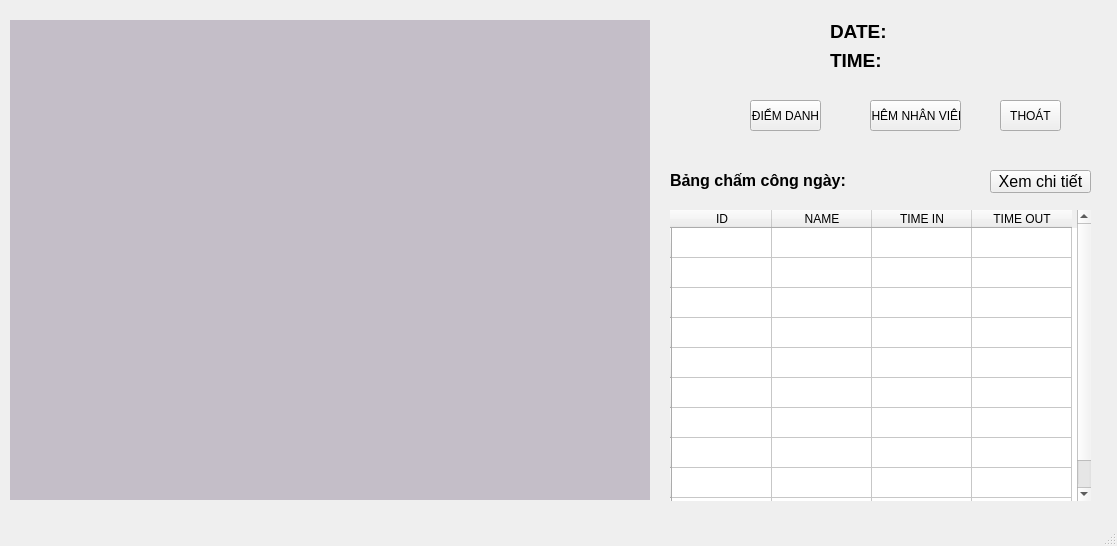
<?xml version="1.0" encoding="UTF-8"?>
<ui version="4.0">
 <class>MainWindow</class>
 <widget class="QMainWindow" name="MainWindow">
  <property name="geometry">
   <rect>
    <x>0</x>
    <y>0</y>
    <width>1117</width>
    <height>546</height>
   </rect>
  </property>
  <property name="windowTitle">
   <string>MainWindow</string>
  </property>
  <widget class="QWidget" name="centralwidget">
   <widget class="QPushButton" name="pushButton_5">
    <property name="enabled">
     <bool>true</bool>
    </property>
    <property name="geometry">
     <rect>
      <x>990</x>
      <y>170</y>
      <width>101</width>
      <height>23</height>
     </rect>
    </property>
    <property name="font">
     <font>
      <pointsize>12</pointsize>
     </font>
    </property>
    <property name="focusPolicy">
     <enum>Qt::NoFocus</enum>
    </property>
    <property name="toolTip">
     <string>&lt;html&gt;&lt;head/&gt;&lt;body&gt;&lt;p&gt;&lt;br/&gt;&lt;/p&gt;&lt;/body&gt;&lt;/html&gt;</string>
    </property>
    <property name="autoFillBackground">
     <bool>true</bool>
    </property>
    <property name="styleSheet">
     <string notr="true"/>
    </property>
    <property name="text">
     <string>Xem chi tiết</string>
    </property>
    <property name="checkable">
     <bool>true</bool>
    </property>
    <property name="autoRepeatDelay">
     <number>300</number>
    </property>
    <property name="autoDefault">
     <bool>false</bool>
    </property>
    <property name="default">
     <bool>false</bool>
    </property>
    <property name="flat">
     <bool>false</bool>
    </property>
   </widget>
   <widget class="QLabel" name="imgLabel">
    <property name="geometry">
     <rect>
      <x>10</x>
      <y>20</y>
      <width>640</width>
      <height>480</height>
     </rect>
    </property>
    <property name="layoutDirection">
     <enum>Qt::LeftToRight</enum>
    </property>
    <property name="autoFillBackground">
     <bool>false</bool>
    </property>
    <property name="styleSheet">
     <string notr="true">background-color: rgb(196, 190, 200);</string>
    </property>
    <property name="frameShadow">
     <enum>QFrame::Sunken</enum>
    </property>
    <property name="text">
     <string/>
    </property>
    <property name="margin">
     <number>0</number>
    </property>
   </widget>
   <widget class="QPushButton" name="pushButton_2">
    <property name="geometry">
     <rect>
      <x>870</x>
      <y>100</y>
      <width>91</width>
      <height>31</height>
     </rect>
    </property>
    <property name="text">
     <string>THÊM NHÂN VIÊN</string>
    </property>
   </widget>
   <widget class="QPushButton" name="pushButton_3">
    <property name="geometry">
     <rect>
      <x>1000</x>
      <y>100</y>
      <width>61</width>
      <height>31</height>
     </rect>
    </property>
    <property name="text">
     <string>THOÁT</string>
    </property>
   </widget>
   <widget class="QPushButton" name="pushButton">
    <property name="geometry">
     <rect>
      <x>750</x>
      <y>100</y>
      <width>71</width>
      <height>31</height>
     </rect>
    </property>
    <property name="text">
     <string>ĐIỂM DANH</string>
    </property>
   </widget>
   <widget class="QWidget" name="layoutWidget">
    <property name="geometry">
     <rect>
      <x>670</x>
      <y>160</y>
      <width>301</width>
      <height>41</height>
     </rect>
    </property>
    <layout class="QHBoxLayout" name="horizontalLayout">
     <item>
      <widget class="QLabel" name="label_3">
       <property name="font">
        <font>
         <pointsize>12</pointsize>
         <weight>75</weight>
         <bold>true</bold>
        </font>
       </property>
       <property name="text">
        <string>Bảng chấm công ngày:</string>
       </property>
      </widget>
     </item>
     <item>
      <widget class="QLabel" name="labelDate_2">
       <property name="font">
        <font>
         <pointsize>12</pointsize>
        </font>
       </property>
       <property name="text">
        <string/>
       </property>
      </widget>
     </item>
    </layout>
   </widget>
   <widget class="QTableWidget" name="tableWidget">
    <property name="enabled">
     <bool>true</bool>
    </property>
    <property name="geometry">
     <rect>
      <x>670</x>
      <y>210</y>
      <width>421</width>
      <height>291</height>
     </rect>
    </property>
    <property name="frameShape">
     <enum>QFrame::NoFrame</enum>
    </property>
    <property name="selectionBehavior">
     <enum>QAbstractItemView::SelectItems</enum>
    </property>
    <property name="textElideMode">
     <enum>Qt::ElideLeft</enum>
    </property>
    <property name="horizontalScrollMode">
     <enum>QAbstractItemView::ScrollPerItem</enum>
    </property>
    <row>
     <property name="text">
      <string/>
     </property>
    </row>
    <row>
     <property name="text">
      <string/>
     </property>
    </row>
    <row>
     <property name="text">
      <string/>
     </property>
    </row>
    <row>
     <property name="text">
      <string/>
     </property>
    </row>
    <row>
     <property name="text">
      <string/>
     </property>
    </row>
    <row>
     <property name="text">
      <string/>
     </property>
    </row>
    <row>
     <property name="text">
      <string/>
     </property>
    </row>
    <row>
     <property name="text">
      <string/>
     </property>
    </row>
    <row>
     <property name="text">
      <string/>
     </property>
    </row>
    <row>
     <property name="text">
      <string/>
     </property>
    </row>
    <column>
     <property name="text">
      <string>ID</string>
     </property>
    </column>
    <column>
     <property name="text">
      <string>NAME</string>
     </property>
    </column>
    <column>
     <property name="text">
      <string>TIME IN</string>
     </property>
    </column>
    <column>
     <property name="text">
      <string>TIME OUT</string>
     </property>
    </column>
    <item row="0" column="0">
     <property name="text">
      <string notr="true"/>
     </property>
     <property name="textAlignment">
      <set>AlignCenter</set>
     </property>
    </item>
   </widget>
   <widget class="QWidget" name="gridLayoutWidget">
    <property name="geometry">
     <rect>
      <x>830</x>
      <y>20</y>
      <width>171</width>
      <height>61</height>
     </rect>
    </property>
    <layout class="QGridLayout" name="gridLayout">
     <property name="sizeConstraint">
      <enum>QLayout::SetFixedSize</enum>
     </property>
     <property name="bottomMargin">
      <number>5</number>
     </property>
     <item row="1" column="1">
      <widget class="QLabel" name="labelTime">
       <property name="font">
        <font>
         <pointsize>14</pointsize>
        </font>
       </property>
       <property name="text">
        <string/>
       </property>
      </widget>
     </item>
     <item row="1" column="0">
      <widget class="QLabel" name="label_2">
       <property name="font">
        <font>
         <pointsize>14</pointsize>
         <weight>75</weight>
         <bold>true</bold>
        </font>
       </property>
       <property name="text">
        <string>TIME:</string>
       </property>
      </widget>
     </item>
     <item row="0" column="1">
      <widget class="QLabel" name="labelDate">
       <property name="font">
        <font>
         <pointsize>14</pointsize>
        </font>
       </property>
       <property name="text">
        <string/>
       </property>
      </widget>
     </item>
     <item row="0" column="0">
      <widget class="QLabel" name="label">
       <property name="font">
        <font>
         <pointsize>14</pointsize>
         <weight>75</weight>
         <bold>true</bold>
        </font>
       </property>
       <property name="text">
        <string>DATE:</string>
       </property>
      </widget>
     </item>
    </layout>
   </widget>
  </widget>
  <widget class="QStatusBar" name="statusbar"/>
 </widget>
 <tabstops>
  <tabstop>pushButton</tabstop>
  <tabstop>pushButton_2</tabstop>
  <tabstop>pushButton_3</tabstop>
  <tabstop>tableWidget</tabstop>
 </tabstops>
 <resources/>
 <connections/>
</ui>
